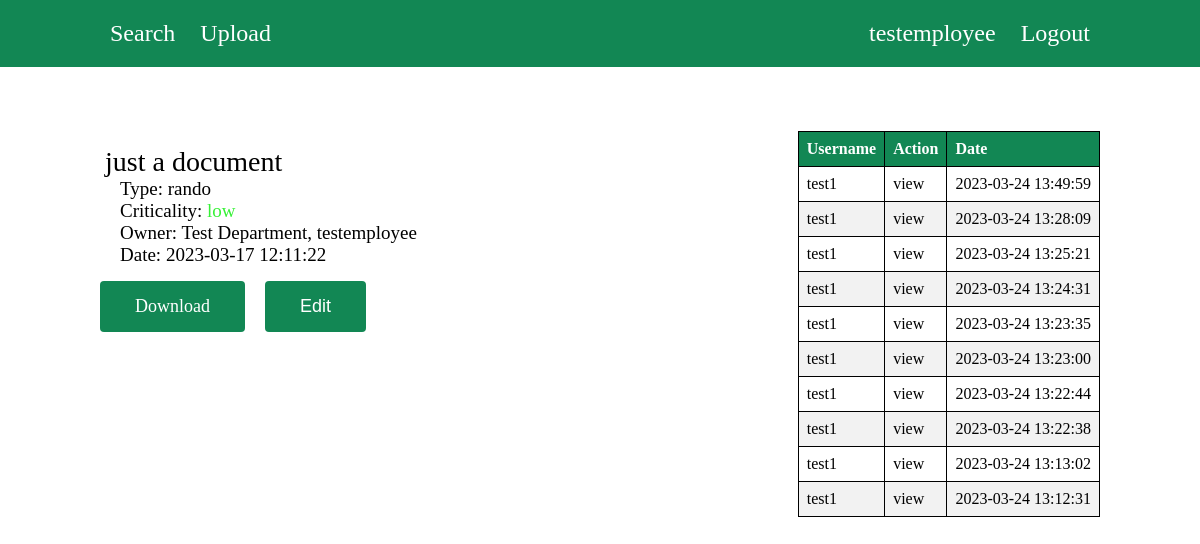
The app's page /document.php?documentId=4 (signed in) with its own data.
### tables this page shows
CREATE TABLE `document` (
  `id` int(6) NOT NULL,
  `name` varchar(100) NOT NULL,
  `ownerId` int(6) NOT NULL,
  `type` varchar(50) NOT NULL,
  `criticality` varchar(7) NOT NULL,
  `uploadDate` datetime NOT NULL DEFAULT current_timestamp(),
  `filePath` varchar(100) NOT NULL
);

CREATE TABLE `employee` (
  `id` int(6) NOT NULL,
  `adminId` int(6) NOT NULL,
  `username` varchar(30) NOT NULL,
  `email` varchar(300) NOT NULL,
  `password` varchar(300) NOT NULL,
  `department` varchar(100) NOT NULL,
  `active` tinyint(1) NOT NULL
);

CREATE TABLE `documentaccess` (
  `id` int(10) NOT NULL,
  `employeeId` int(6) NOT NULL,
  `documentId` int(6) NOT NULL,
  `accessDate` datetime NOT NULL DEFAULT current_timestamp(),
  `action` varchar(20) NOT NULL
);

### document.php (the view, shortened to what this page needs)
<?php
require_once("includes/config.php");
$docId = $_GET['documentId'] ?? null;
$userType = $_SESSION["user_type"];
$stmt = $mysqli->prepare("SELECT d.*, o.username AS owner, o.department FROM document d JOIN employee o ON d.ownerId = o.id WHERE d.id = ?;");
$stmt->bind_param('i', $docId);
$stmt->execute();
$result = $stmt->get_result();
$obj = $result->fetch_object();
?>
<!DOCTYPE html>
<html lang="en">
<head>
  <link rel="stylesheet" href="css/desktop.css" />
</head>
<body>
  <?php
  include("includes/header.php");
  ?>
  <div class="page-container">
    <?php
    $username = $_SESSION['username'] == $obj->owner ? "owner" : '';
    ?>
    <div class="document-page-wrap">
      <div>
        <?php
        echo "<div class=\"document-container\">";
        echo "<span class=\"document-card-name\">{$obj->name}</span>";
        echo "<ul class=\"document-card-details\">";
        echo "<li>Type: {$obj->type}</li>";
        echo "<li>Criticality: <span class=\"{$obj->criticality}\">{$obj->criticality}</span></li>";
        echo '<li>Owner: ' . $obj->department . ', ' . $obj->owner . '</li>';
        echo "<li>Date: {$obj->uploadDate}</li>";
        echo "</ul>";
        echo "</div>";
        ?>
        <div class="buttons-wrap">
          <?php
          echo "<a class=\"type-submit\" href=\"download.php?id={$docId}\">Download</a>"
            ?>
        </div>
      </div>
      <div class="recent-activity">
        <?php
        if ($username == "owner" || $userType == "admin") {
          $ral_list = $mysqli->query("SELECT da.*, e.username FROM documentaccess da JOIN employee e ON da.employeeId = e.id WHERE documentId = $docId ORDER BY da.accessDate DESC LIMIT 10;");
          if ($ral_list->num_rows > 0) {
            include("includes/recentActivity.php");
          }
        }
        ?>
      </div>
    </div>
  </div>
</body>
</html>

### includes/recentActivity.php
<table>
  <thead>
    <tr>
      <th>Username</th>
      <th>Action</th>
      <th>Date</th>
    </tr>
  </thead>
  <tbody>
    <?php
    while ($obj = $ral_list->fetch_object()) {
      echo "<tr class=\"tableRow\" >";
      echo "<td class=\"usernameColumn\">{$obj->username}</td>";
      echo "<td class=\"actionColumn\">{$obj->action}</td>";
      echo "<td class=\"dateColumn\">" . $obj->accessDate . "</td>";
      echo "</tr>";
    }
    ?>
  </tbody>
</table>

### css/desktop.css (style rules this page uses)
body { --default-theme-color: #128754; }
* { margin: 0; padding: 0; border: 0; outline: 0; }
ul { list-style-type: none; }
a { transition: color .4s; }
a:link { text-decoration: none; }
.page-container { max-width: 1000px; margin: 4rem auto 0; }
.document-card-name { font-size: 28px; }
.document-card-details { padding-left: 15px; }
.document-card-details>li { font-size: 19px; }
span.low { color: rgb(54, 241, 54); }
input[type=submit], .type-submit { background-color: #128754; color: white; padding: 15px 35px; border: none; border-radius: 4px; cursor: pointer; margin: 0; top: 50%; float: right; }
.type-submit { transition: .4s; font-size: 18px; }
.document-page-wrap { display: flex; justify-content: space-between; }
.document-container { color: black; padding: 15px 5px; }
.buttons-wrap { display: flex; gap: 20px; }
table { border-collapse: collapse; width: 100%; }
th, td { padding: 8px; text-align: left; border: 1px solid black; }
th { background-color: var(--default-theme-color); color: white; }
tr:nth-child(even) { background-color: #f2f2f2; }

### records on screen
document: name "just a document", type "rando", criticality "low", ownerId.department "Test Department", ownerId.username "testemployee", uploadDate "2023-03-17 12:11:22"
documentaccess: employeeId.username "test1", action "view", accessDate "2023-03-24 13:49:59"
documentaccess: employeeId.username "test1", action "view", accessDate "2023-03-24 13:28:09"
documentaccess: employeeId.username "test1", action "view", accessDate "2023-03-24 13:25:21"
documentaccess: employeeId.username "test1", action "view", accessDate "2023-03-24 13:24:31"
documentaccess: employeeId.username "test1", action "view", accessDate "2023-03-24 13:23:35"
documentaccess: employeeId.username "test1", action "view", accessDate "2023-03-24 13:23:00"
documentaccess: employeeId.username "test1", action "view", accessDate "2023-03-24 13:22:44"
documentaccess: employeeId.username "test1", action "view", accessDate "2023-03-24 13:22:38"
documentaccess: employeeId.username "test1", action "view", accessDate "2023-03-24 13:13:02"
documentaccess: employeeId.username "test1", action "view", accessDate "2023-03-24 13:12:31"
